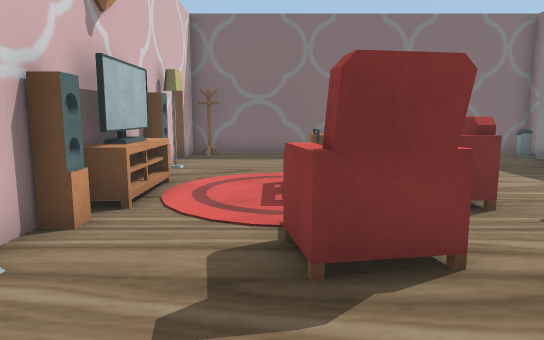
View 1 (above)

16 first-person views from a walk through a 3-D level made in the Unity game engine. The camera is 1.4 m above the floor, tilts 8° down and sees 70° across. The floor is counted in squares, 1 m on a side. Each view is taken from the middle of a square. On the plan, view 1 faces up. The plan holds only what a view shows up to about 16 squares ahead; the rest is blank. The player character is not drawn. Some animated figures are not drawn. Door leaves are left out, so doorways stand open. Some surface patterns are stand-ins.

View 2
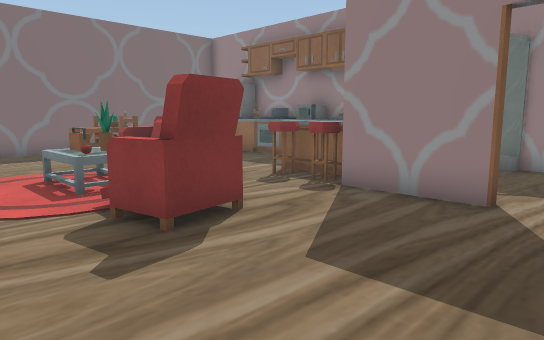

View 3
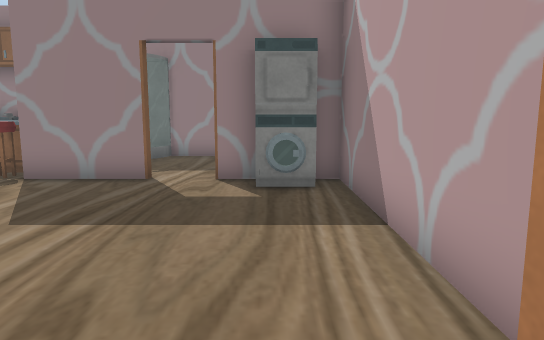

View 4
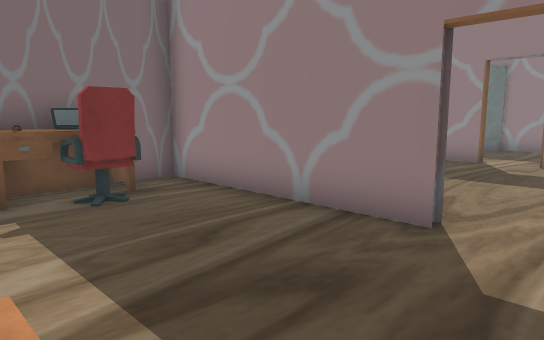

View 5
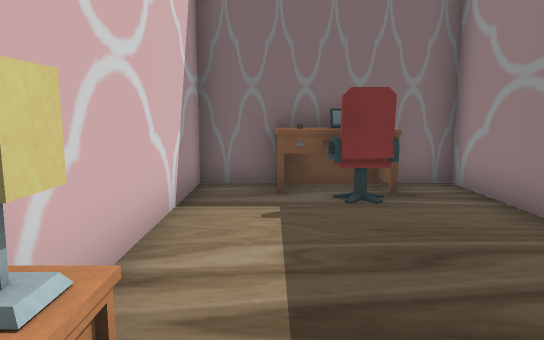

View 6
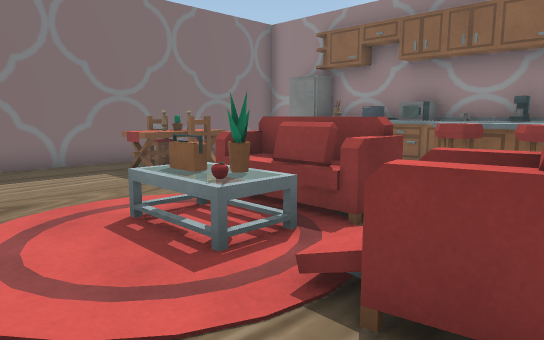

View 7
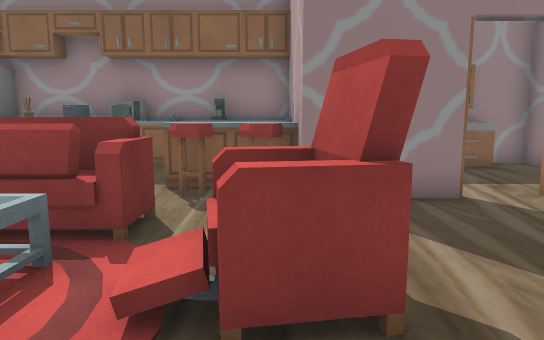

View 8
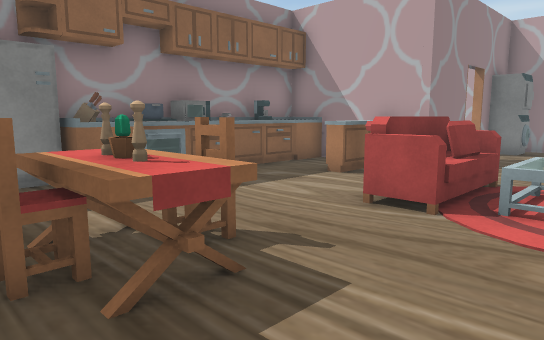

View 9
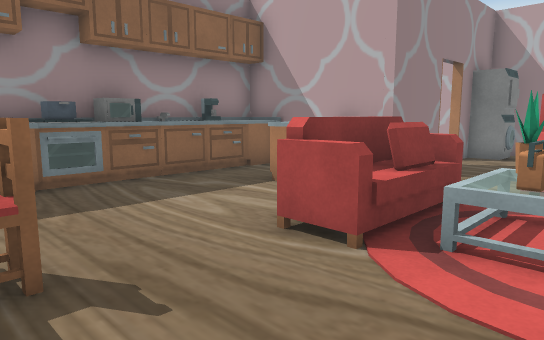

View 10
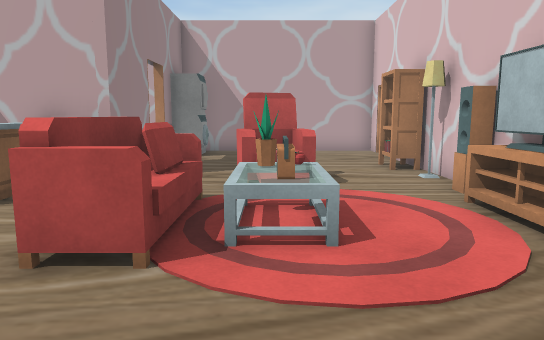

View 11
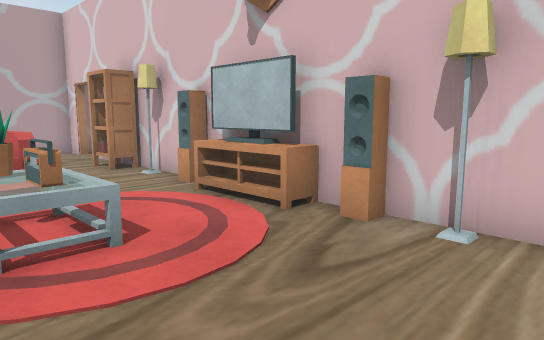

View 12
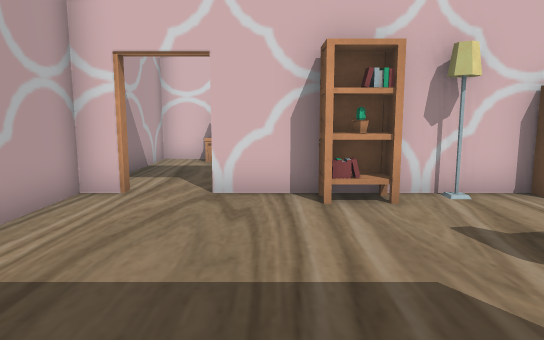

View 13
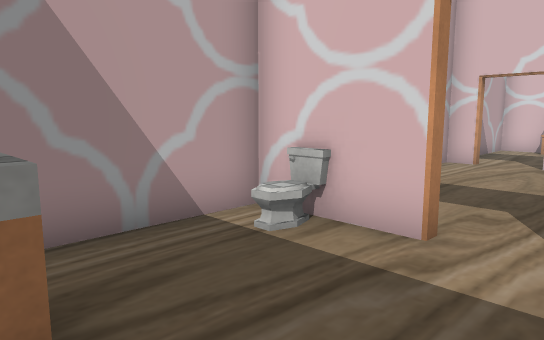

View 14
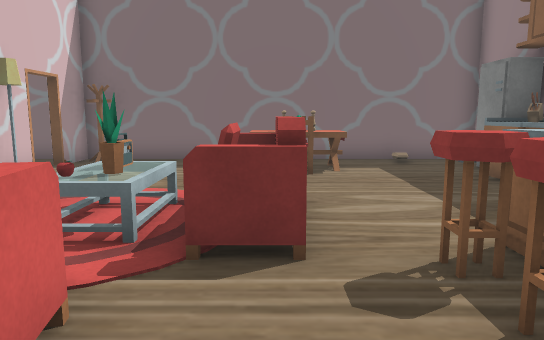

View 15
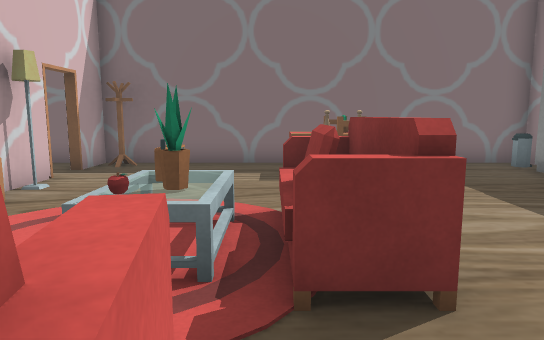

View 16
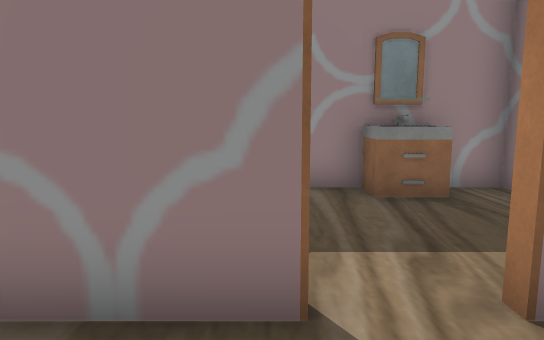

### Floor plan
Points are (right, up) in squares from view 1. A wall is a line through its corners. A room is listed if a view was taken in it or the views show most of it. See-through windows are left out.
Room 1 (views 1, 2, 6, 7, 8, 9, 10, 11, 12, 14, 15, 16)
walls: (4.5, 0.6) (4.5, 3.5) (9.5, 3.5) (9.5, 11.5); (-3, 11.8) (-3, -1.1); (4.5, -1.8) (4.5, -0.8); (9.5, 13.5) (9.5, 14.5) (-3, 14.5) (-3, 12.9); (-3, -2.7) (-3, -3.5) (4.5, -3.5)
ways out: open door at (-3, -1.5) to room 2; open door at (5, 0) to room 3; open door at (-3, 12.5)
objects: speaker (-3, 5); other object (-3, 7); speaker (-3, 9); other object (-2, 1); other object (-2, 2); other object (-2, 6) to (-2, 8); other object (-2, 14); table (0, 6) to (1, 8); chair (1, 3) to (2, 4); other object (1, 7) to (1, 8); sofa (2, 6) to (3, 8); other object (3, -3) to (4, -2); table (3, 12) to (5, 13); other object (4, 11); other object (4, 12); other object (5, 4); other object (5, 5) to (5, 6); other object (6, 4); other object (6, 5) to (6, 6); cabinet (8, 4) to (9, 4); drawers (8, 5); sink (8, 6) to (9, 7); drawers (8, 8); stove (8, 9); cabinet (8, 10) to (8, 11); other object (9, 5) to (9, 6); other object (9, 8); other object (9, 9) to (9, 10); other object (9, 11); fridge (9, 12) to (9, 13); other object (9, 14)
Room 2 (views 3, 4, 5)
walls: (-3.2, -1.1) (-3.2, 4.5); (-3.5, 5) (-8.5, 5) (-8.5, -3.5) (-5.4, -3.5); (-3.8, -3.5) (-3.1, -3.5)
ways out: open door at (-3, -1.5) to room 1
objects: other object (-8, -2); other object (-8, -1); desk (-7, 4) to (-5, 4); other object (-6, 3) to (-5, 3)
Room 3 (view 13)
walls: (4.8, -0.8) (4.8, -3.5) (9.5, -3.5) (9.5, 1.6)
ways out: open door at (5, 0) to room 1
objects: other object (5, -3); shower (8, 2) to (9, 3); drawers (9, -1)

Positions as (right, up) in squares from view 1, and headings:
1: (0, 0), facing up
2: (-2, -1), facing up-right
3: (-4, -2), facing right
4: (-8, -3), facing up-right
5: (-7, -3), facing up
6: (-2, 3), facing up-right
7: (-2, 4), facing right
8: (0, 14), facing down-right
9: (0, 12), facing down-right
10: (1, 12), facing down
11: (2, 12), facing down-left
12: (4, 0), facing left
13: (9, 1), facing down-left
14: (3, 2), facing up
15: (2, 3), facing up
16: (2, 1), facing right
